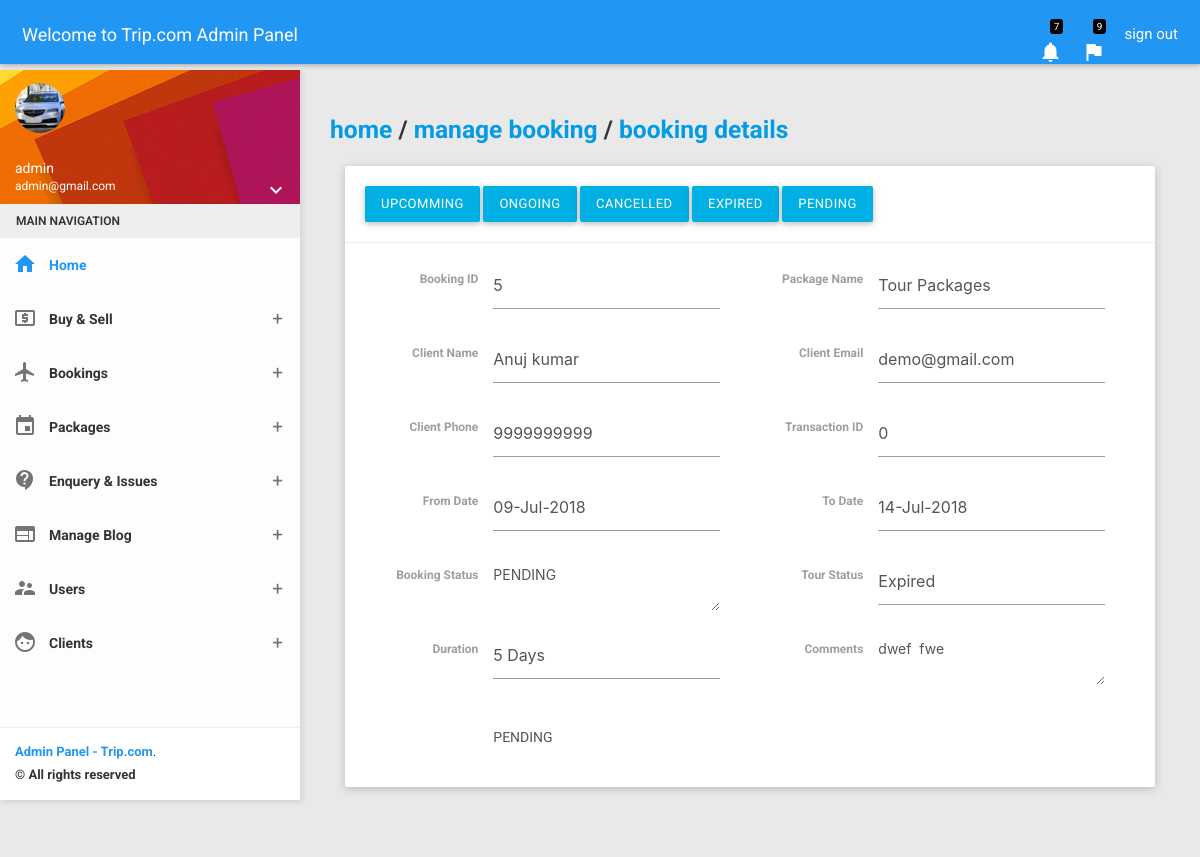
Screenshot of /admin/booking_details.php?id=5 (signed in) with the database file from the repository.
### tables this page shows
CREATE TABLE `tb_booking` (
  `BookingId` int(11) NOT NULL,
  `PackageId` int(11) NOT NULL,
  `client_id` int(11) NOT NULL,
  `transaction_id` int(11) NOT NULL,
  `Comment` varchar(250) NOT NULL,
  `RegDate` timestamp NOT NULL DEFAULT CURRENT_TIMESTAMP,
  `status` int(11) NOT NULL,
  `cncl_cnfrm_by` varchar(10) DEFAULT NULL,
  `UpdationDate` timestamp NULL DEFAULT NULL ON UPDATE CURRENT_TIMESTAMP
);

CREATE TABLE `tb_packages` (
  `PackageId` int(11) NOT NULL,
  `PackageName` varchar(200) NOT NULL,
  `PackageType` varchar(150) NOT NULL,
  `PackageLocation` varchar(100) NOT NULL,
  `from_date` text,
  `to_date` text,
  `PackagePrice` int(11) NOT NULL,
  `PackageFetures` varchar(255) NOT NULL,
  `PackageDetails` mediumtext NOT NULL,
  `PackageImage` varchar(100) NOT NULL
);

CREATE TABLE `tb_clients` (
  `id` int(11) NOT NULL,
  `FullName` varchar(100) NOT NULL,
  `MobileNumber` char(10) NOT NULL,
  `EmailId` varchar(70) NOT NULL,
  `Password` varchar(100) NOT NULL,
  `image` varchar(100) DEFAULT NULL,
  `RegDate` timestamp NOT NULL DEFAULT CURRENT_TIMESTAMP,
  `UpdationDate` timestamp NOT NULL DEFAULT '0000-00-00 00:00:00' ON UPDATE CURRENT_TIMESTAMP
);

### admin/booking_details.php (the view, shortened to what this page needs)
<?php include('../includes/config.php'); ?>
<?php include('includes/topbar.php'); ?>
    <section>
        <?php include('includes/leftsidebar.php'); ?>
    </section>
    <section class="content">
        <div class="container-fluid">
            <div class="block-header">
                <h5><a href="index.php">home</a> / <a href="manage_booking.php">manage booking</a> / <a href="booking_details.php?id=<?php echo $_GET['id']; ?>">booking details</a></h5>
            </div>
            <div class="row clearfix">
                <div class="col-lg-12 col-md-12 col-sm-12 col-xs-12">
                    <div class="card">
                        <div class="header">
                          <a href="upcomming_tours.php" class="btn btn-info">Upcomming</a>
                          <a href="ongoing_tours.php" class="btn btn-info">Ongoing</a>
                          <a href="cancelled_tours.php" class="btn btn-info">Cancelled</a>
                          <a href="upcomming_tours.php" class="btn btn-info">Expired</a>
                          <a href="pending_tours.php" class="btn btn-info">Pending</a>
                        </div>
                        <div class="body">
									<?php
										$booking_id = $_GET['id'];
                                        $sql = "SELECT tb_booking.BookingId, tb_booking.transaction_id, tb_booking.Comment, tb_packages.from_date, tb_packages.to_date, tb_booking.UpdationDate, tb_packages.PackageId, tb_packages.PackageName, tb_clients.FullName, tb_clients.EmailId, tb_clients.MobileNumber, tb_booking.status, tb_booking.cncl_cnfrm_by, tb_clients.image FROM  tb_booking JOIN tb_packages ON tb_booking.PackageId=tb_packages.PackageId JOIN tb_clients ON tb_booking.client_id=tb_clients.id WHERE tb_booking.BookingId='$booking_id'";
                                        $query = $db_config->query($sql);
                                        $result = $query->fetch_object();
                                    ?>
                        	<form class="form-horizontal" method="post">
                                <div class="row clearfix">
                                    <div class="col-lg-2 col-md-2 col-sm-2 col-xs-5 form-control-label">
                                        <label>Booking ID</label>
                                    </div>
                                    <div class="col-lg-4 col-md-4 col-sm-4 col-xs-7">
                                        <div class="form-group">
                                                <input type="text" name="name"class="form-control" value="<?php echo $result->BookingId; ?>">
                                        </div>
                                    </div>
                                    <div class="col-lg-2 col-md-2 col-sm-2 col-xs-5 form-control-label">
                                        <label>Package Name</label>
                                    </div>
                                    <div class="col-lg-4 col-md-4 col-sm-4 col-xs-7">
                                        <div class="form-group">
                                                <input type="text" name="name"class="form-control" value="<?php echo $result->PackageName; ?>">
                                        </div>
                                    </div>
                                    <div class="col-lg-2 col-md-2 col-sm-2 col-xs-5 form-control-label">
                                        <label>Client Name</label>
                                    </div>
                                    <div class="col-lg-4 col-md-4 col-sm-4 col-xs-7">
                                        <div class="form-group">
                                                <input type="text" name="name"class="form-control" value="<?php echo $result->FullName; ?>">
                                        </div>
                                    </div>
                                    <div class="col-lg-2 col-md-2 col-sm-2 col-xs-5 form-control-label">
                                        <label>Client Email</label>
                                    </div>
                                    <div class="col-lg-4 col-md-4 col-sm-4 col-xs-7">
                                        <div class="form-group">
                                                <input type="text" name="email" class="form-control" value="<?php echo $result->EmailId; ?>">
                                        </div>
                                    </div>
                                    <div class="col-lg-2 col-md-2 col-sm-2 col-xs-5 form-control-label">
                                        <label>Client Phone</label>
                                    </div>
                                    <div class="col-lg-4 col-md-4 col-sm-4 col-xs-7">
                                        <div class="form-group">
                                                <input type="text" name="phone"class="form-control" value="<?php echo $result->MobileNumber; ?>">
                                        </div>
                                    </div>
                                    <div class="col-lg-2 col-md-2 col-sm-2 col-xs-5 form-control-label">
                                        <label>Transaction ID</label>
                                    </div>
                                    <div class="col-lg-4 col-md-4 col-sm-4 col-xs-7">
                                        <div class="form-group">
                                                <input type="text" name="phone"class="form-control" value="<?php echo $result->transaction_id; ?>">
                                        </div>
                                    </div>
                                    <div class="col-lg-2 col-md-2 col-sm-2 col-xs-5 form-control-label">
                                        <label>From Date</label>
                                    </div>
                                    <div class="col-lg-4 col-md-4 col-sm-4 col-xs-7">
                                        <div class="form-group">
                                                <input type="text" name="phone"class="form-control" value="<?php echo date('d-M-Y', $result->from_date); ?>">
                                        </div>
                                    </div>
                                    <div class="col-lg-2 col-md-2 col-sm-2 col-xs-5 form-control-label">
                                        <label>To Date</label>
                                    </div>
                                    <div class="col-lg-4 col-md-4 col-sm-4 col-xs-7">
                                        <div class="form-group">
                                                <input type="text" name="phone"class="form-control" value="<?php echo date('d-M-Y', $result->to_date); ?>">
                                        </div>
                                    </div>
                                    <div class="col-lg-2 col-md-2 col-sm-2 col-xs-5 form-control-label">
                                        <label>Booking Status</label>
                                    </div>
                                    <div class="col-lg-4 col-md-4 col-sm-4 col-xs-7">
                                        <div class="form-group">
                                                <textarea class="form-control"><?php if($result->status == 0){echo "PENDING";}
                                        ?></textarea>
                                        </div>
                                    </div>
                                    <div class="col-lg-2 col-md-2 col-sm-2 col-xs-5 form-control-label">
                                        <label>Tour Status</label>
                                    </div>
                                    <div class="col-lg-4 col-md-4 col-sm-4 col-xs-7">
                                        <div class="form-group">
                                                <input type="text" name="phone"class="form-control" value="<?php if($result->from_date>strtotime(date('m/d/Y'))){echo 'Upcomming';}else if($result->to_date<strtotime(date('m/d/Y'))){echo 'Expired';}else{echo 'Ongoing';} ?>">
                                        </div>
                                    </div>
                                    <div class="col-lg-2 col-md-2 col-sm-2 col-xs-5 form-control-label">
                                        <label>Duration</label>
                                    </div>
                                    <div class="col-lg-4 col-md-4 col-sm-4 col-xs-7">
                                        <div class="form-group">
                                            <?php
                                              $date_from = date_create(date('d-m-Y', $result->from_date));
                                              $date_to = date_create(date('d-m-Y', $result->to_date));
                                              $duration = date_diff($date_from, $date_to)->format('%a');
                                            ?>
                                                <input type="text" name="phone"class="form-control" value="<?php echo $duration; ?> Days">
                                        </div>
                                    </div>
                                    <div class="col-lg-2 col-md-2 col-sm-2 col-xs-5 form-control-label">
                                        <label>Comments</label>
                                    </div>
                                    <div class="col-lg-4 col-md-4 col-sm-4 col-xs-7">
                                        <div class="form-group">
                                                <textarea class="form-control"><?php echo $result->Comment; ?></textarea>
                                        </div>
                                    </div>
                                </div>
                                <div class="row clearfix">
                                    <div class="col-lg-offset-2 col-md-offset-2 col-sm-offset-4 col-xs-offset-5">
                                        <?php if($result->status==0 && $result->to_date<strtotime(date('m/d/Y'))){
                                        	echo 'PENDING';
                                        } ?>
                                    </div>
                                </div>
                            </form>
                        </div>
                    </div>
                </div>
            </div>
        </div>
    </section>
    <?php include('includes/footer.php'); ?>

### rows the page displays
tb_booking: name "5", name "Tour Packages", name "Anuj kumar", email "demo@gmail.com", phone "9999999999", phone "0", phone "09-Jul-2018", phone "14-Jul-2018", status "PENDING", phone "5 Days", Comment "dwef fwe"
tb_packages: phone "Expired"

### other values shown
$_SESSION['name'] "admin"
$_SESSION['email'] "admin@gmail.com"
